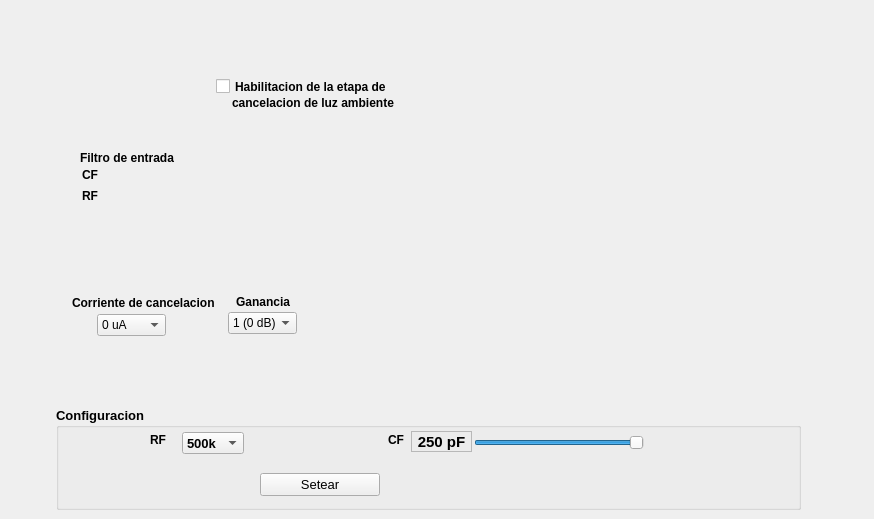
          <widget class="QWidget" name="TabRx">
           <attribute name="title">
            <string>Etapa RX</string>
           </attribute>
           <widget class="QLabel" name="label_3">
            <property name="geometry">
             <rect>
              <x>82</x>
              <y>188</y>
              <width>29</width>
              <height>16</height>
             </rect>
            </property>
            <property name="font">
             <font>
              <pointsize>9</pointsize>
              <weight>75</weight>
              <italic>false</italic>
              <bold>true</bold>
             </font>
            </property>
            <property name="text">
             <string>RF </string>
            </property>
           </widget>
           <widget class="QLabel" name="label_4">
            <property name="geometry">
             <rect>
              <x>82</x>
              <y>167</y>
              <width>29</width>
              <height>16</height>
             </rect>
            </property>
            <property name="font">
             <font>
              <pointsize>9</pointsize>
              <weight>75</weight>
              <italic>false</italic>
              <bold>true</bold>
             </font>
            </property>
            <property name="text">
             <string>CF</string>
            </property>
           </widget>
           <widget class="QComboBox" name="cbCorriente">
            <property name="geometry">
             <rect>
              <x>97</x>
              <y>314</y>
              <width>69</width>
              <height>22</height>
             </rect>
            </property>
            <item>
             <property name="text">
              <string>0 uA</string>
             </property>
            </item>
            <item>
             <property name="text">
              <string>1 uA</string>
             </property>
            </item>
            <item>
             <property name="text">
              <string>2 uA</string>
             </property>
            </item>
            <item>
             <property name="text">
              <string>3 uA</string>
             </property>
            </item>
            <item>
             <property name="text">
              <string>4 uA</string>
             </property>
            </item>
            <item>
             <property name="text">
              <string>5 uA</string>
             </property>
            </item>
            <item>
             <property name="text">
              <string>6 uA</string>
             </property>
            </item>
            <item>
             <property name="text">
              <string>7 uA</string>
             </property>
            </item>
            <item>
             <property name="text">
              <string>8 uA</string>
             </property>
            </item>
            <item>
             <property name="text">
              <string>9 uA</string>
             </property>
            </item>
            <item>
             <property name="text">
              <string>10 uA</string>
             </property>
            </item>
           </widget>
           <widget class="QCheckBox" name="ckEtapa2">
            <property name="geometry">
             <rect>
              <x>216</x>
              <y>78</y>
              <width>191</width>
              <height>17</height>
             </rect>
            </property>
            <property name="font">
             <font>
              <pointsize>9</pointsize>
              <weight>75</weight>
              <italic>false</italic>
              <bold>true</bold>
             </font>
            </property>
            <property name="text">
             <string>Habilitacion de la etapa de</string>
            </property>
            <property name="tristate">
             <bool>false</bool>
            </property>
           </widget>
           <widget class="QComboBox" name="cbGetapa2">
            <property name="geometry">
             <rect>
              <x>228</x>
              <y>312</y>
              <width>69</width>
              <height>22</height>
             </rect>
            </property>
            <item>
             <property name="text">
              <string>1 (0 dB)</string>
             </property>
            </item>
            <item>
             <property name="text">
              <string>1.5 (3.5 dB)</string>
             </property>
            </item>
            <item>
             <property name="text">
              <string>2 (6 dB)</string>
             </property>
            </item>
            <item>
             <property name="text">
              <string>3 (9.5 dB)</string>
             </property>
            </item>
            <item>
             <property name="text">
              <string>4 (12 dB)</string>
             </property>
            </item>
           </widget>
           <widget class="QLabel" name="label_5">
            <property name="geometry">
             <rect>
              <x>236</x>
              <y>294</y>
              <width>60</width>
              <height>16</height>
             </rect>
            </property>
            <property name="font">
             <font>
              <weight>75</weight>
              <italic>false</italic>
              <bold>true</bold>
             </font>
            </property>
            <property name="text">
             <string>Ganancia</string>
            </property>
           </widget>
           <widget class="QGroupBox" name="groupBox_6">
            <property name="geometry">
             <rect>
              <x>56</x>
              <y>407</y>
              <width>745</width>
              <height>103</height>
             </rect>
            </property>
            <property name="font">
             <font>
              <pointsize>10</pointsize>
              <weight>75</weight>
              <italic>false</italic>
              <bold>true</bold>
             </font>
            </property>
            <property name="title">
             <string>Configuracion</string>
            </property>
            <widget class="QPushButton" name="btnSetearRx">
             <property name="geometry">
              <rect>
               <x>204</x>
               <y>66</y>
               <width>120</width>
               <height>23</height>
              </rect>
             </property>
             <property name="maximumSize">
              <size>
               <width>120</width>
               <height>16777215</height>
              </size>
             </property>
             <property name="font">
              <font>
               <pointsize>10</pointsize>
               <weight>50</weight>
               <italic>false</italic>
               <bold>false</bold>
              </font>
             </property>
             <property name="text">
              <string>Setear</string>
             </property>
            </widget>
            <widget class="QSlider" name="Slider3">
             <property name="geometry">
              <rect>
               <x>418</x>
               <y>25</y>
               <width>170</width>
               <height>21</height>
              </rect>
             </property>
             <property name="maximum">
              <number>31</number>
             </property>
             <property name="value">
              <number>31</number>
             </property>
             <property name="sliderPosition">
              <number>31</number>
             </property>
             <property name="orientation">
              <enum>Qt::Horizontal</enum>
             </property>
            </widget>
            <widget class="QComboBox" name="cbRF">
             <property name="geometry">
              <rect>
               <x>126</x>
               <y>25</y>
               <width>62</width>
               <height>22</height>
              </rect>
             </property>
             <property name="currentText">
              <string>500k</string>
             </property>
             <property name="currentIndex">
              <number>0</number>
             </property>
             <item>
              <property name="text">
               <string>500k</string>
              </property>
             </item>
             <item>
              <property name="text">
               <string>250k</string>
              </property>
             </item>
             <item>
              <property name="text">
               <string>100k</string>
              </property>
             </item>
             <item>
              <property name="text">
               <string>50k</string>
              </property>
             </item>
             <item>
              <property name="text">
               <string>25k</string>
              </property>
             </item>
             <item>
              <property name="text">
               <string>10k</string>
              </property>
             </item>
             <item>
              <property name="text">
               <string>1M</string>
              </property>
             </item>
            </widget>
            <widget class="QLabel" name="label_6">
             <property name="geometry">
              <rect>
               <x>94</x>
               <y>25</y>
               <width>29</width>
               <height>16</height>
              </rect>
             </property>
             <property name="font">
              <font>
               <pointsize>9</pointsize>
               <weight>75</weight>
               <italic>false</italic>
               <bold>true</bold>
              </font>
             </property>
             <property name="text">
              <string>RF </string>
             </property>
            </widget>
            <widget class="QLabel" name="label_7">
             <property name="geometry">
              <rect>
               <x>332</x>
               <y>25</y>
               <width>23</width>
               <height>16</height>
              </rect>
             </property>
             <property name="font">
              <font>
               <pointsize>9</pointsize>
               <weight>75</weight>
               <italic>false</italic>
               <bold>true</bold>
              </font>
             </property>
             <property name="text">
              <string>CF</string>
             </property>
            </widget>
            <widget class="QLabel" name="lblCurrent3">
             <property name="geometry">
              <rect>
               <x>355</x>
               <y>24</y>
               <width>61</width>
               <height>21</height>
              </rect>
             </property>
             <property name="font">
              <font>
               <pointsize>11</pointsize>
               <weight>75</weight>
               <italic>false</italic>
               <bold>true</bold>
              </font>
             </property>
             <property name="frameShape">
              <enum>QFrame::StyledPanel</enum>
             </property>
             <property name="frameShadow">
              <enum>QFrame::Sunken</enum>
             </property>
             <property name="text">
              <string>250 pF</string>
             </property>
             <property name="scaledContents">
              <bool>true</bool>
             </property>
             <property name="alignment">
              <set>Qt::AlignCenter</set>
             </property>
             <property name="textInteractionFlags">
              <set>Qt::LinksAccessibleByMouse|Qt::TextEditable</set>
             </property>
            </widget>
           </widget>
           <widget class="QLabel" name="label_8">
            <property name="geometry">
             <rect>
              <x>232</x>
              <y>90</y>
              <width>212</width>
              <height>26</height>
             </rect>
            </property>
            <property name="font">
             <font>
              <pointsize>9</pointsize>
              <weight>75</weight>
              <italic>false</italic>
              <bold>true</bold>
             </font>
            </property>
            <property name="text">
             <string>cancelacion de luz ambiente</string>
            </property>
           </widget>
           <widget class="QLabel" name="label_9">
            <property name="geometry">
             <rect>
              <x>80</x>
              <y>148</y>
              <width>100</width>
              <height>20</height>
             </rect>
            </property>
            <property name="font">
             <font>
              <weight>75</weight>
              <italic>false</italic>
              <bold>true</bold>
             </font>
            </property>
            <property name="text">
             <string>Filtro de entrada</string>
            </property>
           </widget>
           <widget class="QLabel" name="label_10">
            <property name="geometry">
             <rect>
              <x>72</x>
              <y>295</y>
              <width>148</width>
              <height>16</height>
             </rect>
            </property>
            <property name="font">
             <font>
              <weight>75</weight>
              <italic>false</italic>
              <bold>true</bold>
             </font>
            </property>
            <property name="text">
             <string>Corriente de cancelacion</string>
            </property>
           </widget>
           <widget class="QLabel" name="label_13">
            <property name="geometry">
             <rect>
              <x>0</x>
              <y>16</y>
              <width>865</width>
              <height>390</height>
             </rect>
            </property>
            <property name="text">
             <string/>
            </property>
            <property name="pixmap">
             <pixmap>RXStage1.png</pixmap>
            </property>
            <property name="scaledContents">
             <bool>true</bool>
            </property>
           </widget>
           <zorder>label_13</zorder>
           <zorder>label_3</zorder>
           <zorder>label_4</zorder>
           <zorder>cbCorriente</zorder>
           <zorder>ckEtapa2</zorder>
           <zorder>cbGetapa2</zorder>
           <zorder>label_5</zorder>
           <zorder>groupBox_6</zorder>
           <zorder>label_8</zorder>
           <zorder>label_9</zorder>
           <zorder>label_10</zorder>
          </widget>
